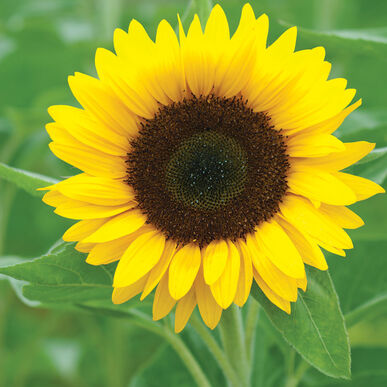
#> input picture data/sunflower.jpg, 387 x 387 px, found by its file name
$ python non_maximum_suppression.py
#> lines starting #> are read from the running program, lines starting #| are printed output that depends on the picture; after the words box and inside, x2 and y2 are one past the last pixel; in counts of white or black regions, pixels touching at a corner belong together
import numpy as np
import cv2
import time


def NMSBoxesFast(boxes, overlapThresh):
    if len(boxes) == 0:
        return []

    # If boxes are integers convert them to floats
    if boxes.dtype.kind == 'i':
        boxes.astype('float')

    picked = []
    x1 = boxes[:, 0]
    y1 = boxes[:, 1]
    x2 = boxes[:, 2]
    y2 = boxes[:, 3]

    area = (x2 - x1) * (y2 - y1)
    # Sort the boxes by the bottom-right y coord
    indices = np.argsort(y2)

    while len(indices) > 0:
        last = len(indices) - 1
        i = indices[last]
        picked.append(i)

        xx1 = np.maximum(x1[i], x1[indices[:last]])
        yy1 = np.maximum(y1[i], y1[indices[:last]])
        xx2 = np.minimum(x2[i], x2[indices[:last]])
        yy2 = np.minimum(y2[i], y2[indices[:last]])

        w = np.maximum(0, xx2 - xx1)
        h = np.maximum(0, yy2 - yy1)

        overlap = (w * h) / area[indices[:last]]

        indices = np.delete(indices, np.concatenate(([last],
            np.where(overlap > overlapThresh)[0])))

    return boxes[picked].astype('int')


def NMSBoxesSlow(boxes, overlapThresh):
    if len(boxes) == 0:
        return []

    picked = []
    x1 = boxes[:, 0]
    y1 = boxes[:, 1]
    x2 = boxes[:, 2]
    y2 = boxes[:, 3]

    area = (x2 - x1) * (y2 - y1)
    # Sort the boxes by the bottom-right y coord
    indices = np.argsort(y2)

    while len(indices) > 0:
        last = len(indices) - 1
        i = indices[last]
        picked.append(i)
        suppress = [last]

        for pos in range(0, last):
            j = indices[pos]

            xx1 = max(x1[i], x1[j])
            yy1 = max(y1[i], y1[j])
            xx2 = min(x2[i], x2[j])
            yy2 = min(y2[i], y2[j])

            w = max(0, xx2 - xx1)
            h = max(0, yy2 - yy1)

            overlap = float(w * h) / area[j]

            if overlap > overlapThresh:
                suppress.append(pos)

        indices = np.delete(indices, suppress)

    return boxes[picked]


path = 'sunflower.jpg'
bboxes = np.array([
    (12, 30, 76, 94),
    (12, 36, 76, 100),
    (72, 36, 200, 164),
    (84, 48, 212, 176)
])

img = cv2.imread(path)
#> img is the input picture: shape (387, 387, 3); mean B, G, R 44.3, 154.5, 143.2
orig = img.copy()

for (startX, startY, endX, endY) in bboxes:
    cv2.rectangle(orig, (startX, startY), (endX, endY), (0, 0, 255), 2)
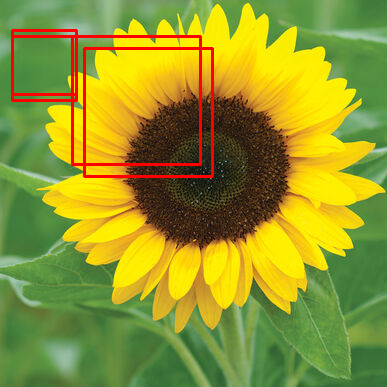
#> orig: shape (387, 387, 3); 2.79% of pixels changed, all inside (x1, y1, x2, y2) = (11, 29, 214, 178)

# Perform nms 1000 times to measure time
start = time.time()
picked = []
for _ in range(1000):
    picked = NMSBoxesFast(bboxes, 0.3)

end = time.time()
print(end - start)

start = time.time()
picked = []
for _ in range(1000):
    picked = NMSBoxesSlow(bboxes, 0.3)

end = time.time()
print(end - start)

for (startX, startY, endX, endY) in picked:
    cv2.rectangle(img, (startX, startY), (endX, endY), (0, 255, 0), 2)
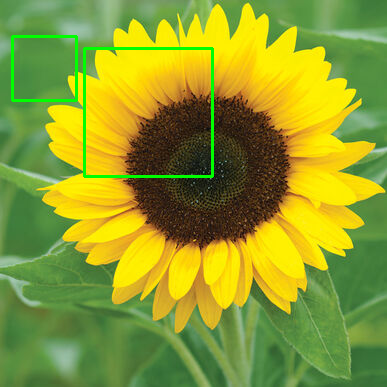
#> img: shape (387, 387, 3); 1.53% of pixels changed, all inside (x1, y1, x2, y2) = (11, 35, 214, 178)

cv2.imshow('Original', orig)
cv2.imshow('After NMS', img)
cv2.waitKey(0)

$ run again, with data/strawberries.jpg copied over data/sunflower.jpg
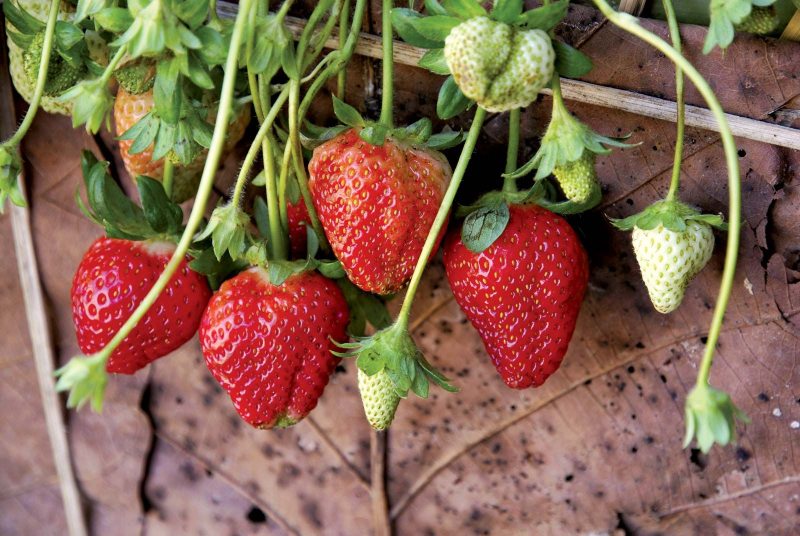
#> input picture data/strawberries.jpg, 1600 x 1071 px, found by its file name (shown at 1/2 size)
#> img is the input picture: shape (1071, 1600, 3); mean B, G, R 80.5, 101.8, 133.5
#> after the loop `for (startX, startY, endX, endY) in bboxes:`:
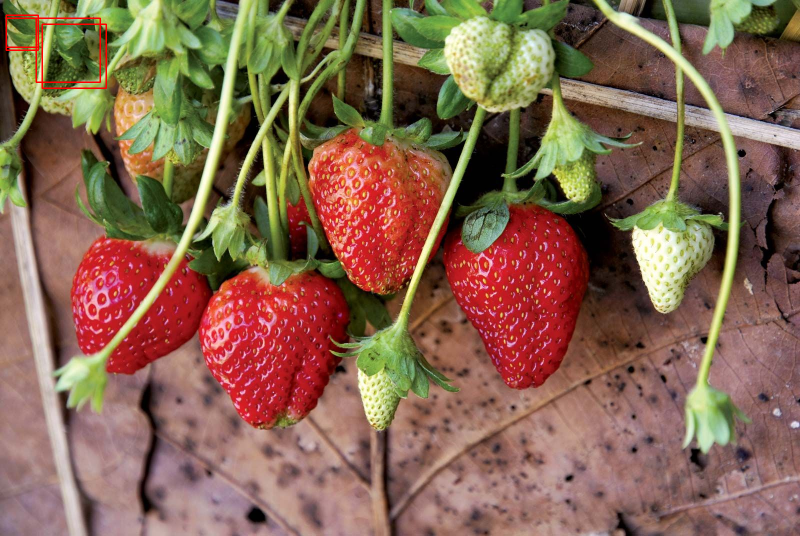
#> orig: shape (1071, 1600, 3) (shown at 1/2 size); 0.24% of pixels changed, all inside (x1, y1, x2, y2) = (11, 29, 214, 178)
#> after the loop `for (startX, startY, endX, endY) in picked:`:
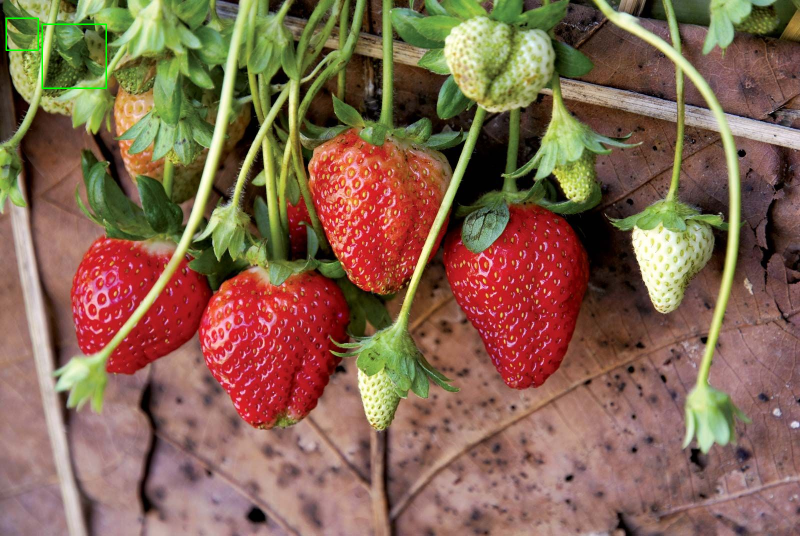
#> img: shape (1071, 1600, 3) (shown at 1/2 size); 0.13% of pixels changed, all inside (x1, y1, x2, y2) = (11, 35, 214, 178)
